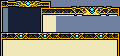

Tiled map render using the project's own tile images. Description and the whole map definition, tile-layer contents included, below:
An orthogonal 15x7 tile map with 8x8 px tiles, 1 tile layer (Tile Layer 1).

<map version="1.5" tiledversion="1.7.2" orientation="orthogonal" renderorder="right-down" width="15" height="7" tilewidth="8" tileheight="8" infinite="0" nextlayerid="2" nextobjectid="1">
 <tileset firstgid="1" name="MenuTiles" tilewidth="8" tileheight="8" tilecount="136" columns="17">
  <image source="Fenreir_BattleTileset.png" width="136" height="64" />
 </tileset>
 <layer id="1" name="Tile Layer 1" width="15" height="7">
  <data encoding="csv">
4,28,29,30,31,32,2147483675,20,21,22,23,24,25,26,20,
9,57,57,57,57,10,11,11,11,12,13,14,15,16,2147483658,
9,57,57,57,57,2,3,83,85,87,89,91,93,95,97,
9,57,57,57,57,2,3,84,86,88,90,92,94,96,98,
4,7,5,6,7,5,6,6,7,5,6,7,5,6,2147483652,
2,3,3,3,3,3,3,3,3,3,3,3,3,3,2147483650,
2,3,3,3,3,3,3,3,3,3,3,3,3,3,2147483650
</data>
 </layer>
</map>
